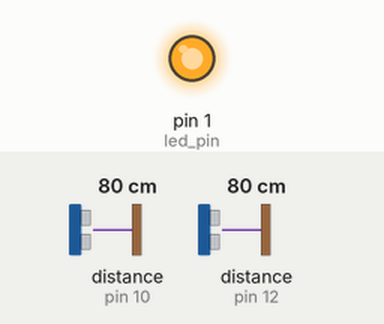
This sketch was run on a simulated Arduino Uno, built with avr-gcc and run on an emulated ATmega328P. On the bench: output pins drawn as LEDs (lit = HIGH). Wiring (inferred from the names in the program): 2 × ultrasonic range finder: trigger pin 9, echo pin 10 / trigger pin 11, echo pin 12. The test bench sets the inputs (shaded band); at power-on: distance to the obstacle (sensors on pin 10, pin 12) 80 cm. The echo pulse lasts 58.3 µs per cm; pins used as bus, display or sensor lines are not drawn.

Above: at 0.1 s.
At 2.6 s:
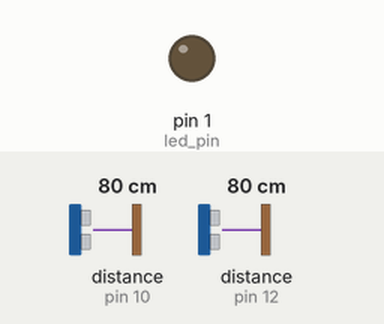
Timing chart, 0 to 4.1 s (numbered marks = the images above):
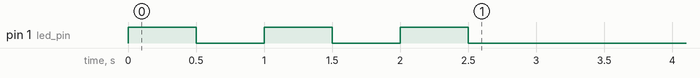

The sketch:

sen_des_sonar.ino
```cpp
//left
int trig_pin_3 = 11;
int echo_pin_3 = 12;

//middle
int trig_pin_2=9;
int echo_pin_2=10;

////right
//int trig_pin_1 = 7;//3//0
//int echo_pin_1 = 8;//13


int led_pin = 1;

unsigned long sound_speed = 340;
unsigned long time_count = 0;

unsigned long time_start = 0;
unsigned long time_end = 0;

char time_print[90];
unsigned long dist_val_middle = 0;
unsigned long dist_val_left = 0;
void setup() {
  // put your setup code here, to run once:
//  pinMode(trig_pin_1,OUTPUT);
//  pinMode(echo_pin_1,INPUT);

  pinMode(trig_pin_2,OUTPUT);
  pinMode(echo_pin_2,INPUT);

  pinMode(trig_pin_3,OUTPUT);
  pinMode(echo_pin_3,INPUT);


  pinMode(led_pin,OUTPUT);
  for (int i = 0; i < 3; i++){
    digitalWrite(led_pin,HIGH);
    delay(500);
    digitalWrite(led_pin,LOW);
    delay(500);
  }
  Serial.println("STARTING SONAR");
}

void loop() {

  // put your main code here, to run repeatedly:
  Serial.println("Top of Loop");


  digitalWrite(trig_pin_2,HIGH);
  delayMicroseconds(10);
  digitalWrite(trig_pin_2,LOW);
  //analogWrite(trig_pin_1,


  //time_start = micros();
//  Serial.println(time_start);
//  while(digitalRead(echo_pin_1) == HIGH){//maybe read pin directly no arduino function
//    //timer_counter += 1;
//    time_end = micros();
//  }
  //time_count = time_end - time_start;

  //gonna try using pulsein function
  time_count = pulseIn(echo_pin_2,HIGH);
  dist_val_middle = time_count * 0.34;//340,0.00034
  //dist_val = (dist_val /2);

  snprintf(time_print,sizeof(time_print), "time_start %lu , time_end %lu, time_count %lu,dist_val_middle %lu",
  time_start,time_end,time_count,dist_val_middle);


  Serial.println(time_print);
  //end of middle


  digitalWrite(trig_pin_3,HIGH);
  delayMicroseconds(10);
  digitalWrite(trig_pin_3,LOW);
  //analogWrite(trig_pin_1,


  //time_start = micros();
//  Serial.println(time_start);
//  while(digitalRead(echo_pin_1) == HIGH){//maybe read pin directly no arduino function
//    //timer_counter += 1;
//    time_end = micros();
//  }
  //time_count = time_end - time_start;

  //gonna try using pulsein function
  time_count = pulseIn(echo_pin_3,HIGH);
  dist_val_left = time_count * 0.34;//340,0.00034
  //dist_val = (dist_val /2);

  snprintf(time_print,sizeof(time_print), "time_start %lu , time_end %lu, time_count %lu,dist_val_left %lu",
  time_start,time_end,time_count,dist_val_left);


  Serial.println(time_print);

  delay(500);
}
```
